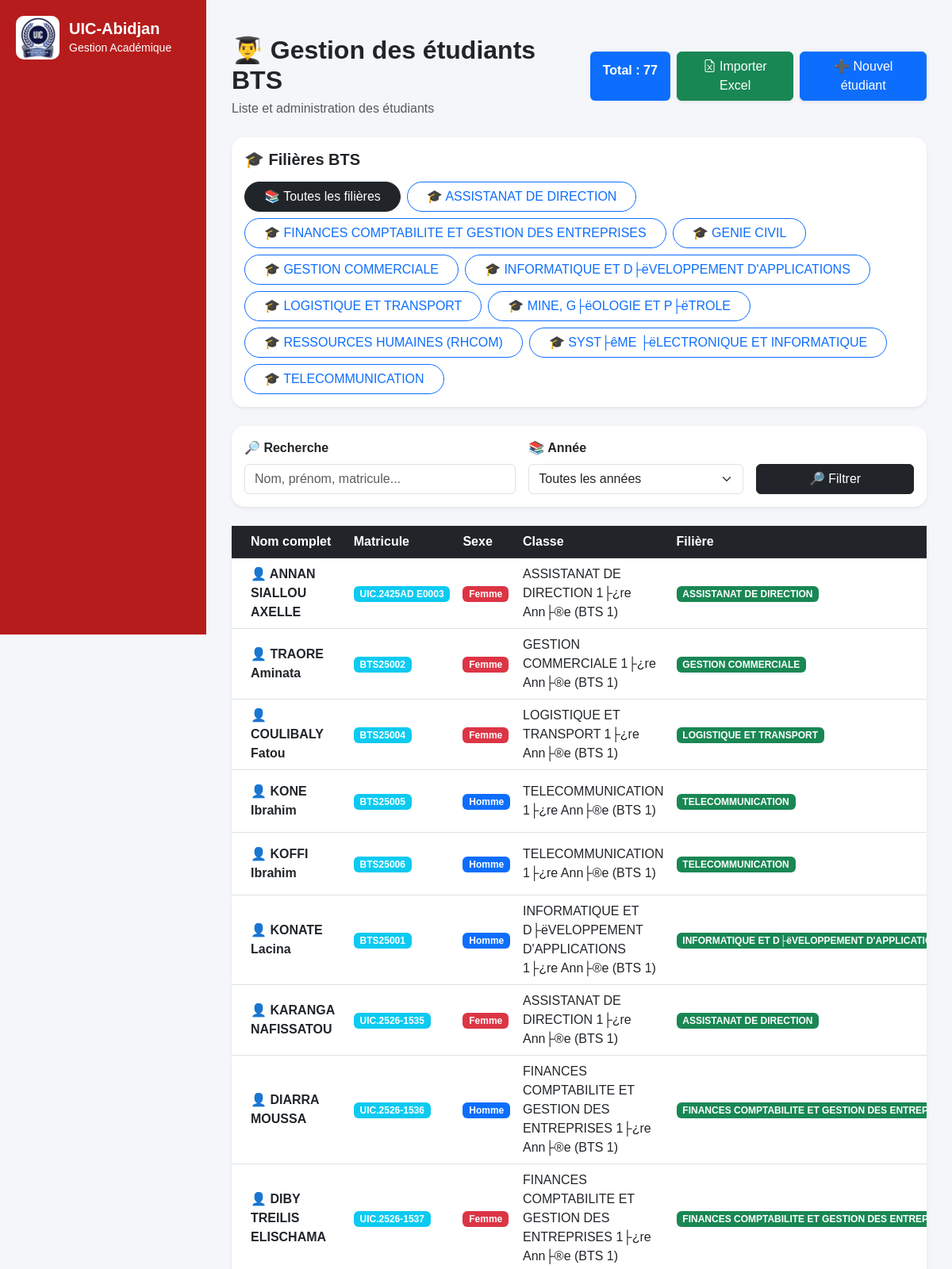
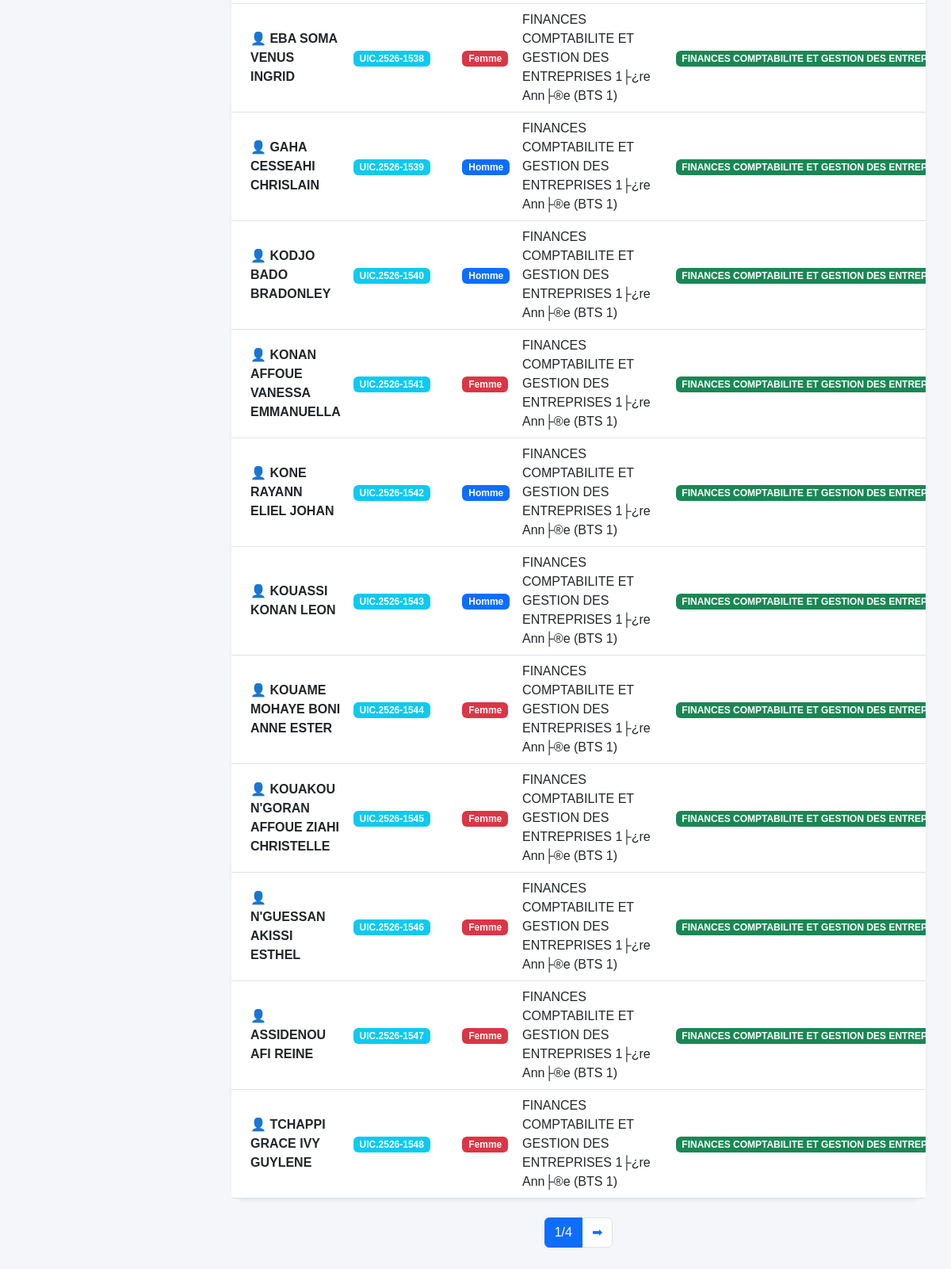
The app's page /etudiants/ with its own data (2 pictures, top to bottom).
### core/models.py (models this page shows, shortened)
class Filierebts(models.Model):
    nom = models.CharField(max_length=150)
    niveaux = models.ManyToManyField(
        Niveau,
        blank=True,
        related_name="filieres_bts"
    )

class Etudiant(models.Model):
    SEXE_CHOICES = (
        ('M', 'Masculin'),
        ('F', 'Féminin'),
    )
    user = models.OneToOneField(User, on_delete=models.CASCADE, null=True, blank=True)
    matricule = models.CharField(max_length=50, unique=True)
    nom = models.CharField(max_length=100)
    prenoms = models.CharField(max_length=150)
    date_naissance = models.DateField(null=True, blank=True)
    lieu_naissance = models.CharField(
        max_length=100,
        null=True,
        blank=True,
        verbose_name="Lieu de naissance"
    )
    sexe = models.CharField(
        max_length=10,
        choices=SEXE_CHOICES
    )
    telephone = models.CharField(max_length=30, blank=True)
    email = models.EmailField(blank=True)
    classe = models.ForeignKey(Classe, on_delete=models.CASCADE, related_name="etudiants")
    filiere_bts = models.ForeignKey(
        Filierebts,
        on_delete=models.SET_NULL,
        null=True,
        blank=True,
        verbose_name="Filière BTS"
    )

class Classe(models.Model):
    nom = models.CharField(
        max_length=150,
        verbose_name="Nom de la classe"
    )
    niveau = models.ForeignKey(
        Niveau,
        on_delete=models.CASCADE,
        verbose_name="Niveau"
    )
    filiere_bts = models.ForeignKey(
        Filierebts,
        on_delete=models.CASCADE,
        null=True,
        blank=True,
        verbose_name="Filière BTS"
    )
    salle = models.ForeignKey(
        Salle,
        on_delete=models.SET_NULL,
        null=True,
        blank=True,
        verbose_name="Salle"
    )
    annee_academique = models.CharField(
        max_length=20,
        default="2025-2026",
        verbose_name="Année académique"
    )
    def __str__(self):
        return f"{self.nom} ({self.niveau.nom})"
    class Meta:
        verbose_name = "Classe"
        verbose_name_plural = "Classes"
        ordering = ["niveau", "nom"]

class Niveau(models.Model):
    nom = models.CharField(max_length=100)

### core/views.py (the view)
# urls.py: path('etudiants/', views.etudiant_list, name="etudiant_list"),
def etudiant_list(request):
    etudiants = Etudiant.objects.select_related(
        "filiere_bts",
        "classe"
    ).all()
    q = request.GET.get("q", "").strip()
    niveau = request.GET.get("niveau", "").strip()
    filiere_bts = request.GET.get("filiere_bts", "").strip()
    if q:
        etudiants = etudiants.filter(
            Q(nom__icontains=q) |
            Q(prenoms__icontains=q) |
            Q(matricule__icontains=q)
        )
    if niveau:
        etudiants = etudiants.filter(
            classe__niveau__nom=niveau
        )
    if filiere_bts:
        etudiants = etudiants.filter(
            filiere_bts_id=filiere_bts
        )
    filieres_bts = Filierebts.objects.all().order_by("nom")
    paginator = Paginator(etudiants, 20)
    page_number = request.GET.get("page")
    page_obj = paginator.get_page(page_number)
    context = {
        "page_obj": page_obj,
        "filieres_bts": filieres_bts,
    }
    return render(
        request,
        "etudiants/list.html",
        context
    )

### core/templates/etudiants/list.html (shortened to what this page needs)
{% extends "base.html" %}
{% block content %}
<div class="container-fluid py-4">
<div class="d-flex justify-content-between align-items-center mb-4">
    <div>
        <h2 class="fw-bold mb-1">
            👨‍🎓 Gestion des étudiants BTS
        </h2>
        <p class="text-muted mb-0">
            Liste et administration des étudiants
        </p>
    </div>
    <div class="d-flex gap-2">
        <span class="badge bg-primary fs-6 p-3">
            Total : {{ page_obj.paginator.count }}
        </span>
        <a href="{% url 'import_etudiants_excel' %}"
           class="btn btn-success shadow-sm">
            <i class="bi bi-file-earmark-excel"></i>
            Importer Excel
        </a>
        <a href="{% url 'etudiant_add' %}"
           class="btn btn-primary shadow-sm">
            ➕ Nouvel étudiant
        </a>
    </div>
</div>
<div class="card border-0 shadow-sm rounded-4 mb-4">
    <div class="card-body">
        <h5 class="fw-bold mb-3">
            🎓 Filières BTS
        </h5>
        <div class="d-flex flex-wrap gap-2">
            <a href="?q={{ request.GET.q }}&niveau={{ request.GET.niveau }}"
               class="btn
               {% if not request.GET.filiere_bts %}
                   btn-dark
               {% else %}
                   btn-outline-dark
               {% endif %}
               rounded-pill px-4">
                📚 Toutes les filières
            </a>
            {% for f in filieres_bts %}
                <a href="?filiere_bts={{ f.id }}&q={{ request.GET.q }}&niveau={{ request.GET.niveau }}"
                   class="btn
                   {% if request.GET.filiere_bts == f.id|stringformat:'s' %}
                       btn-primary
                   {% else %}
                       btn-outline-primary
                   {% endif %}
                   rounded-pill px-4">
                    🎓 {{ f.nom }}
                </a>
            {% endfor %}
        </div>
    </div>
</div>
<div class="card border-0 shadow-sm rounded-4 mb-4">
    <div class="card-body">
        <form method="GET" class="row g-3">
            <div class="col-lg-5">
                <label class="form-label fw-bold">
                    🔎 Recherche
                </label>
                <input
                    type="text"
                    name="q"
                    class="form-control"
                    placeholder="Nom, prénom, matricule..."
                    value="{{ request.GET.q }}">
            </div>
            <div class="col-lg-4">
                <label class="form-label fw-bold">
                    📚 Année
                </label>
                <select name="niveau" class="form-select">
                    <option value="">
                        Toutes les années
                    </option>
                </select>
            </div>
            <div class="col-lg-3 d-flex align-items-end">
                <button type="submit"
                        class="btn btn-dark w-100">
                    🔎 Filtrer
                </button>
            </div>
        </form>
    </div>
</div>
<div class="card border-0 shadow-sm rounded-4">
    <div class="card-body p-0">
        <div class="table-responsive">
            <table class="table table-hover align-middle mb-0">
                <thead class="table-dark">
                    <tr>
                        <th class="ps-4">
                            Nom complet
                        </th>
                        <th>
                            Matricule
                        </th>
                        <th>
                            Sexe
                        </th>
                        <th>
                            Classe
                        </th>
                        <th>
                            Filière
                        </th>
                    </tr>
                </thead>
                <tbody>
                    {% for e in page_obj %}
                        <tr>
                            <td class="ps-4 fw-semibold">
                                👤 {{ e.nom }} {{ e.prenoms }}
                            </td>
                            <td>
                                <span class="badge bg-info">
                                    {{ e.matricule }}
                                </span>
                            </td>
                            <td>
                                {% if e.sexe == "M" %}
                                    <span class="badge bg-primary">
                                        Homme
                                    </span>
                                {% else %}
                                    <span class="badge bg-danger">
                                        Femme
                                    </span>
                                {% endif %}
                            </td>
                            <td>
                                {{ e.classe|default:"-" }}
                            </td>
                            <td>
                                {% if e.filiere_bts %}
                                    <span class="badge bg-success">
                                        {{ e.filiere_bts.nom }}
                                    </span>
                                {% else %}
                                    <span class="badge bg-secondary">
                                        Non définie
                                    </span>
                                {% endif %}
                            </td>
                        </tr>
                    {% endfor %}
                </tbody>
            </table>
        </div>
    </div>
</div>
{% if page_obj.paginator.num_pages > 1 %}
    <nav class="mt-4">
        <ul class="pagination justify-content-center">
            <li class="page-item active">
                <span class="page-link">
                    {{ page_obj.number }}/{{ page_obj.paginator.num_pages }}
                </span>
            </li>
            {% if page_obj.has_next %}
                <li class="page-item">
                    <a class="page-link"
                       href="?page={{ page_obj.next_page_number }}&q={{ request.GET.q }}&niveau={{ request.GET.niveau }}&filiere_bts={{ request.GET.filiere_bts }}">
                        ➡
                    </a>
                </li>
            {% endif %}
        </ul>
    </nav>
{% endif %}
</div>
{% endblock %}

### core/templates/base.html (style rules this page uses)
body { margin: 0; font-family: Arial, sans-serif; background: #f4f6f9; }

### records on screen
Filierebts: nom "ASSISTANAT DE DIRECTION"
Filierebts: nom "FINANCES COMPTABILITE ET GESTION DES ENTREPRISES"
Filierebts: nom "GENIE CIVIL"
Filierebts: nom "GESTION COMMERCIALE"
Filierebts: nom "INFORMATIQUE ET D├ëVELOPPEMENT D'APPLICATIONS"
Filierebts: nom "LOGISTIQUE ET TRANSPORT"
Filierebts: nom "MINE, G├ëOLOGIE ET P├ëTROLE"
Filierebts: nom "RESSOURCES HUMAINES (RHCOM)"
Filierebts: nom "SYST├êME ├ëLECTRONIQUE ET INFORMATIQUE"
Filierebts: nom "TELECOMMUNICATION"
Etudiant: nom "ANNAN", prenoms "SIALLOU AXELLE", matricule "UIC.2425AD E0003", sexe "Femme", classe "ASSISTANAT DE DIRECTION 1├¿re Ann├®e (BTS 1)", filiere_bts.nom "ASSISTANAT DE DIRECTION"
Etudiant: nom "TRAORE", prenoms "Aminata", matricule "BTS25002", sexe "Femme", classe "GESTION COMMERCIALE 1├¿re Ann├®e (BTS 1)", filiere_bts.nom "GESTION COMMERCIALE"
Etudiant: nom "COULIBALY", prenoms "Fatou", matricule "BTS25004", sexe "Femme", classe "LOGISTIQUE ET TRANSPORT 1├¿re Ann├®e (BTS 1)", filiere_bts.nom "LOGISTIQUE ET TRANSPORT"
Etudiant: nom "KONE", prenoms "Ibrahim", matricule "BTS25005", sexe "Homme", classe "TELECOMMUNICATION 1├¿re Ann├®e (BTS 1)", filiere_bts.nom "TELECOMMUNICATION"
Etudiant: nom "KOFFI", prenoms "Ibrahim", matricule "BTS25006", sexe "Homme", classe "TELECOMMUNICATION 1├¿re Ann├®e (BTS 1)", filiere_bts.nom "TELECOMMUNICATION"
Etudiant: nom "KONATE", prenoms "Lacina", matricule "BTS25001", sexe "Homme", classe "INFORMATIQUE ET D├ëVELOPPEMENT D'APPLICATIONS 1├¿re Ann├®e (BTS 1)", filiere_bts.nom "INFORMATIQUE ET D├ëVELOPPEMENT…"
Etudiant: nom "KARANGA", prenoms "NAFISSATOU", matricule "UIC.2526-1535", sexe "Femme", classe "ASSISTANAT DE DIRECTION 1├¿re Ann├®e (BTS 1)", filiere_bts.nom "ASSISTANAT DE DIRECTION"
Etudiant: nom "DIARRA", prenoms "MOUSSA", matricule "UIC.2526-1536", sexe "Homme", classe "FINANCES COMPTABILITE ET GESTION DES ENTREPRISES 1├¿re Ann├®e (BTS 1)", filiere_bts.nom "FINANCES COMPTABILITE ET GESTION DES…"
Etudiant: nom "DIBY", prenoms "TREILIS ELISCHAMA", matricule "UIC.2526-1537", sexe "Femme", classe "FINANCES COMPTABILITE ET GESTION DES ENTREPRISES 1├¿re Ann├®e (BTS 1)", filiere_bts.nom "FINANCES COMPTABILITE ET GESTION DES…"
Etudiant: nom "EBA", prenoms "SOMA VENUS INGRID", matricule "UIC.2526-1538", sexe "Femme", classe "FINANCES COMPTABILITE ET GESTION DES ENTREPRISES 1├¿re Ann├®e (BTS 1)", filiere_bts.nom "FINANCES COMPTABILITE ET GESTION DES…"
Etudiant: nom "GAHA", prenoms "CESSEAHI CHRISLAIN", matricule "UIC.2526-1539", sexe "Homme", classe "FINANCES COMPTABILITE ET GESTION DES ENTREPRISES 1├¿re Ann├®e (BTS 1)", filiere_bts.nom "FINANCES COMPTABILITE ET GESTION DES…"
Etudiant: nom "KODJO", prenoms "BADO BRADONLEY", matricule "UIC.2526-1540", sexe "Homme", classe "FINANCES COMPTABILITE ET GESTION DES ENTREPRISES 1├¿re Ann├®e (BTS 1)", filiere_bts.nom "FINANCES COMPTABILITE ET GESTION DES…"
Etudiant: nom "KONAN", prenoms "AFFOUE VANESSA EMMANUELLA", matricule "UIC.2526-1541", sexe "Femme", classe "FINANCES COMPTABILITE ET GESTION DES ENTREPRISES 1├¿re Ann├®e (BTS 1)", filiere_bts.nom "FINANCES COMPTABILITE ET GESTION DES…"
Etudiant: nom "KONE", prenoms "RAYANN ELIEL JOHAN", matricule "UIC.2526-1542", sexe "Homme", classe "FINANCES COMPTABILITE ET GESTION DES ENTREPRISES 1├¿re Ann├®e (BTS 1)", filiere_bts.nom "FINANCES COMPTABILITE ET GESTION DES…"
Etudiant: nom "KOUASSI", prenoms "KONAN LEON", matricule "UIC.2526-1543", sexe "Homme", classe "FINANCES COMPTABILITE ET GESTION DES ENTREPRISES 1├¿re Ann├®e (BTS 1)", filiere_bts.nom "FINANCES COMPTABILITE ET GESTION DES…"
Etudiant: nom "KOUAME", prenoms "MOHAYE BONI ANNE ESTER", matricule "UIC.2526-1544", sexe "Femme", classe "FINANCES COMPTABILITE ET GESTION DES ENTREPRISES 1├¿re Ann├®e (BTS 1)", filiere_bts.nom "FINANCES COMPTABILITE ET GESTION DES…"
Etudiant: nom "KOUAKOU", prenoms "N'GORAN AFFOUE ZIAHI CHRISTELLE", matricule "UIC.2526-1545", sexe "Femme", classe "FINANCES COMPTABILITE ET GESTION DES ENTREPRISES 1├¿re Ann├®e (BTS 1)", filiere_bts.nom "FINANCES COMPTABILITE ET GESTION DES…"
Etudiant: nom "N'GUESSAN", prenoms "AKISSI ESTHEL", matricule "UIC.2526-1546", sexe "Femme", classe "FINANCES COMPTABILITE ET GESTION DES ENTREPRISES 1├¿re Ann├®e (BTS 1)", filiere_bts.nom "FINANCES COMPTABILITE ET GESTION DES…"
Etudiant: nom "ASSIDENOU", prenoms "AFI REINE", matricule "UIC.2526-1547", sexe "Femme", classe "FINANCES COMPTABILITE ET GESTION DES ENTREPRISES 1├¿re Ann├®e (BTS 1)", filiere_bts.nom "FINANCES COMPTABILITE ET GESTION DES…"
Etudiant: nom "TCHAPPI", prenoms "GRACE IVY GUYLENE", matricule "UIC.2526-1548", sexe "Femme", classe "FINANCES COMPTABILITE ET GESTION DES ENTREPRISES 1├¿re Ann├®e (BTS 1)", filiere_bts.nom "FINANCES COMPTABILITE ET GESTION DES…"

### other values on screen
{{ page_obj.paginator.count }} "77"
{{ page_obj.number }} "1"
{{ page_obj.paginator.num_pages }} "4"
